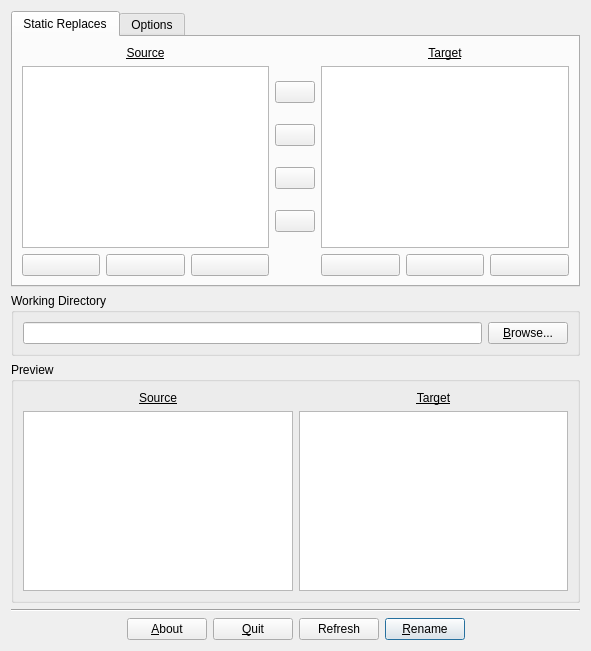
<ui version="4.0" >
 <class>MainWindow</class>
 <widget class="QWidget" name="MainWindow" >
  <property name="geometry" >
   <rect>
    <x>0</x>
    <y>0</y>
    <width>591</width>
    <height>651</height>
   </rect>
  </property>
  <property name="windowTitle" >
   <string>Kawaii Rename</string>
  </property>
  <layout class="QVBoxLayout" >
   <item>
    <widget class="QTabWidget" name="OptionsTabWidget" >
     <property name="currentIndex" >
      <number>0</number>
     </property>
     <widget class="QWidget" name="ReplaceTab" >
      <attribute name="title" >
       <string>Static Replaces</string>
      </attribute>
      <layout class="QGridLayout" >
       <item row="0" column="0" >
        <widget class="QLabel" name="ReplaceSourceLabel" >
         <property name="text" >
          <string>&lt;u>Source&lt;/u></string>
         </property>
         <property name="alignment" >
          <set>Qt::AlignCenter</set>
         </property>
        </widget>
       </item>
       <item row="0" column="2" >
        <widget class="QLabel" name="ReplaceTargetLabel" >
         <property name="text" >
          <string>&lt;u>Target&lt;/u></string>
         </property>
         <property name="alignment" >
          <set>Qt::AlignCenter</set>
         </property>
        </widget>
       </item>
       <item row="1" column="0" >
        <widget class="TwinList" name="ReplaceSourceList" />
       </item>
       <item row="1" column="2" >
        <widget class="TwinList" name="ReplaceTargetList" />
       </item>
       <item row="2" column="0" >
        <layout class="QHBoxLayout" >
         <item>
          <widget class="QPushButton" name="ReplaceSourceAdd" >
           <property name="icon" >
            <iconset resource="resources.qrc" >:/add.png</iconset>
           </property>
          </widget>
         </item>
         <item>
          <widget class="QPushButton" name="ReplaceSourceEdit" >
           <property name="icon" >
            <iconset resource="resources.qrc" >:/edit.png</iconset>
           </property>
          </widget>
         </item>
         <item>
          <widget class="QPushButton" name="ReplaceSourceRemove" >
           <property name="icon" >
            <iconset resource="resources.qrc" >:/remove.png</iconset>
           </property>
          </widget>
         </item>
        </layout>
       </item>
       <item row="2" column="2" >
        <layout class="QHBoxLayout" >
         <item>
          <widget class="QPushButton" name="ReplaceTargetAdd" >
           <property name="icon" >
            <iconset resource="resources.qrc" >:/add.png</iconset>
           </property>
          </widget>
         </item>
         <item>
          <widget class="QPushButton" name="ReplaceTargetEdit" >
           <property name="icon" >
            <iconset resource="resources.qrc" >:/edit.png</iconset>
           </property>
          </widget>
         </item>
         <item>
          <widget class="QPushButton" name="ReplaceTargetRemove" >
           <property name="icon" >
            <iconset resource="resources.qrc" >:/remove.png</iconset>
           </property>
          </widget>
         </item>
        </layout>
       </item>
       <item row="1" column="1" >
        <layout class="QVBoxLayout" >
         <item>
          <widget class="QPushButton" name="ReplaceTopButton" >
           <property name="icon" >
            <iconset resource="resources.qrc" >:/top.png</iconset>
           </property>
          </widget>
         </item>
         <item>
          <widget class="QPushButton" name="ReplaceUpButton" >
           <property name="icon" >
            <iconset resource="resources.qrc" >:/1uparrow.png</iconset>
           </property>
          </widget>
         </item>
         <item>
          <widget class="QPushButton" name="ReplaceDownButton" >
           <property name="icon" >
            <iconset resource="resources.qrc" >:/1downarrow.png</iconset>
           </property>
          </widget>
         </item>
         <item>
          <widget class="QPushButton" name="ReplaceBottomButton" >
           <property name="icon" >
            <iconset resource="resources.qrc" >:/bottom.png</iconset>
           </property>
          </widget>
         </item>
        </layout>
       </item>
      </layout>
     </widget>
     <widget class="QWidget" name="OptionsTab" >
      <attribute name="title" >
       <string>Options</string>
      </attribute>
      <layout class="QVBoxLayout" >
       <item>
        <layout class="QHBoxLayout" >
         <item>
          <widget class="QGroupBox" name="FilenameSourceGroup" >
           <property name="title" >
            <string>Filename Source</string>
           </property>
           <layout class="QVBoxLayout" >
            <item>
             <widget class="QRadioButton" name="FilenameFromTag" >
              <property name="text" >
               <string>Tags first, filename if required</string>
              </property>
              <property name="checked" >
               <bool>true</bool>
              </property>
             </widget>
            </item>
            <item>
             <widget class="QRadioButton" name="FilenameFromFile" >
              <property name="text" >
               <string>Always use the filename</string>
              </property>
             </widget>
            </item>
           </layout>
          </widget>
         </item>
         <item>
          <widget class="QGroupBox" name="MiscOptionsGroup" >
           <property name="title" >
            <string>Miscellaneous Options</string>
           </property>
           <layout class="QVBoxLayout" >
            <item>
             <layout class="QHBoxLayout" >
              <item>
               <widget class="QCheckBox" name="CapsOptionCheck" >
                <property name="text" >
                 <string>Capitalize words greater then:</string>
                </property>
               </widget>
              </item>
              <item>
               <widget class="QSpinBox" name="CapsOptionSpinner" >
                <property name="maximum" >
                 <number>30</number>
                </property>
                <property name="value" >
                 <number>2</number>
                </property>
               </widget>
              </item>
             </layout>
            </item>
            <item>
             <spacer>
              <property name="orientation" >
               <enum>Qt::Vertical</enum>
              </property>
              <property name="sizeHint" >
               <size>
                <width>20</width>
                <height>40</height>
               </size>
              </property>
             </spacer>
            </item>
           </layout>
          </widget>
         </item>
        </layout>
       </item>
       <item>
        <widget class="QGroupBox" name="PatternsGroup" >
         <property name="title" >
          <string>String Patterns</string>
         </property>
         <layout class="QVBoxLayout" >
          <item>
           <layout class="QHBoxLayout" >
            <item>
             <widget class="QCheckBox" name="PatternsDirectoryCheck" >
              <property name="text" >
               <string>Rename Directory:</string>
              </property>
              <property name="checked" >
               <bool>true</bool>
              </property>
             </widget>
            </item>
            <item>
             <widget class="QLineEdit" name="PatternsDirectoryEdit" />
            </item>
           </layout>
          </item>
          <item>
           <layout class="QHBoxLayout" >
            <item>
             <widget class="QLabel" name="PatternsFilenameLabel" >
              <property name="text" >
               <string>Filename:</string>
              </property>
             </widget>
            </item>
            <item>
             <widget class="QLineEdit" name="PatternsFilenameEdit" >
              <property name="text" >
               <string>{track} {title}.{ext}</string>
              </property>
             </widget>
            </item>
           </layout>
          </item>
         </layout>
        </widget>
       </item>
      </layout>
     </widget>
    </widget>
   </item>
   <item>
    <widget class="QGroupBox" name="WorkingDirectoryGroup" >
     <property name="title" >
      <string>Working Directory</string>
     </property>
     <layout class="QHBoxLayout" >
      <item>
       <widget class="QLineEdit" name="WorkingDirectoryEdit" />
      </item>
      <item>
       <widget class="QPushButton" name="WorkingDirectoryBrowse" >
        <property name="text" >
         <string>&amp;Browse...</string>
        </property>
        <property name="icon" >
         <iconset resource="resources.qrc" >:/fileopen.png</iconset>
        </property>
       </widget>
      </item>
     </layout>
    </widget>
   </item>
   <item>
    <widget class="QGroupBox" name="PreviewGroup" >
     <property name="title" >
      <string>Preview</string>
     </property>
     <layout class="QGridLayout" >
      <item row="0" column="0" >
       <widget class="QLabel" name="PreviewSourceLabel" >
        <property name="text" >
         <string>&lt;u>Source&lt;/u></string>
        </property>
        <property name="alignment" >
         <set>Qt::AlignCenter</set>
        </property>
       </widget>
      </item>
      <item row="0" column="1" >
       <widget class="QLabel" name="PreviewTargetLabel" >
        <property name="text" >
         <string>&lt;u>Target&lt;/u></string>
        </property>
        <property name="alignment" >
         <set>Qt::AlignCenter</set>
        </property>
       </widget>
      </item>
      <item row="1" column="0" >
       <widget class="TwinList" name="PreviewSourceList" />
      </item>
      <item row="1" column="1" >
       <widget class="TwinList" name="PreviewTargetList" />
      </item>
     </layout>
    </widget>
   </item>
   <item>
    <widget class="Line" name="MainLine" >
     <property name="orientation" >
      <enum>Qt::Horizontal</enum>
     </property>
    </widget>
   </item>
   <item>
    <layout class="QHBoxLayout" >
     <item>
      <spacer>
       <property name="orientation" >
        <enum>Qt::Horizontal</enum>
       </property>
       <property name="sizeHint" >
        <size>
         <width>40</width>
         <height>20</height>
        </size>
       </property>
      </spacer>
     </item>
     <item>
      <widget class="QPushButton" name="AboutButton" >
       <property name="text" >
        <string>&amp;About</string>
       </property>
       <property name="icon" >
        <iconset resource="resources.qrc" >:/help.png</iconset>
       </property>
      </widget>
     </item>
     <item>
      <widget class="QPushButton" name="QuitButton" >
       <property name="text" >
        <string>&amp;Quit</string>
       </property>
       <property name="icon" >
        <iconset resource="resources.qrc" >:/exit.png</iconset>
       </property>
      </widget>
     </item>
     <item>
      <widget class="QPushButton" name="RefreshButton" >
       <property name="text" >
        <string>Refresh</string>
       </property>
       <property name="icon" >
        <iconset resource="resources.qrc" >:/reload.png</iconset>
       </property>
      </widget>
     </item>
     <item>
      <widget class="QPushButton" name="RenameButton" >
       <property name="text" >
        <string>&amp;Rename</string>
       </property>
       <property name="icon" >
        <iconset resource="resources.qrc" >:/run.png</iconset>
       </property>
       <property name="autoDefault" >
        <bool>true</bool>
       </property>
       <property name="default" >
        <bool>true</bool>
       </property>
      </widget>
     </item>
     <item>
      <spacer>
       <property name="orientation" >
        <enum>Qt::Horizontal</enum>
       </property>
       <property name="sizeHint" >
        <size>
         <width>40</width>
         <height>20</height>
        </size>
       </property>
      </spacer>
     </item>
    </layout>
   </item>
  </layout>
 </widget>
 <customwidgets>
  <customwidget>
   <class>TwinList</class>
   <extends>QListWidget</extends>
   <header>TwinList.h</header>
  </customwidget>
 </customwidgets>
 <resources>
  <include location="resources.qrc" />
 </resources>
 <connections/>
</ui>
